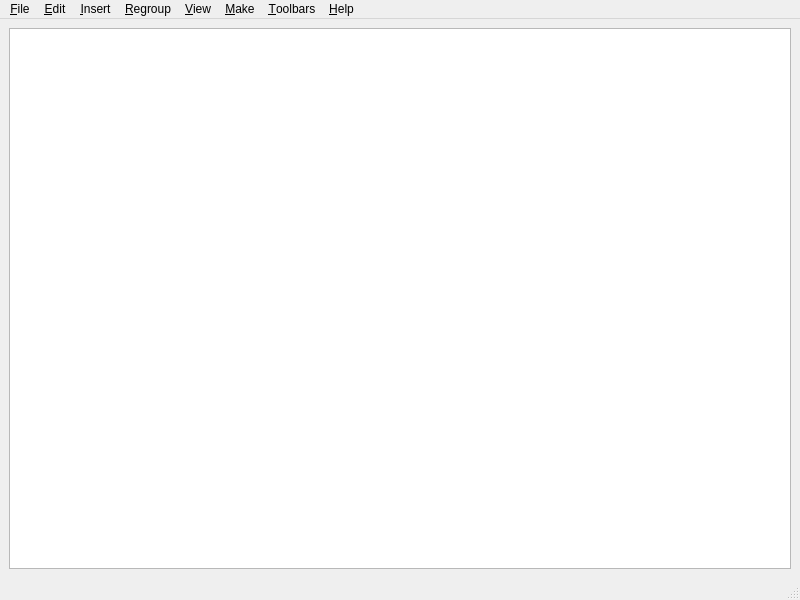
<?xml version="1.0" encoding="UTF-8"?>
<ui version="4.0">
 <class>MainWindow</class>
 <widget class="QMainWindow" name="MainWindow">
  <property name="geometry">
   <rect>
    <x>0</x>
    <y>0</y>
    <width>800</width>
    <height>600</height>
   </rect>
  </property>
  <property name="acceptDrops">
   <bool>true</bool>
  </property>
  <property name="windowTitle">
   <string>PageMaster - Spec Extractor [DEVELOPMENT BUILD]</string>
  </property>
  <widget class="QWidget" name="centralwidget">
   <layout class="QVBoxLayout" name="verticalLayout">
    <item>
     <widget class="QListView" name="documentItemsView">
      <property name="contextMenuPolicy">
       <enum>Qt::ContextMenuPolicy::CustomContextMenu</enum>
      </property>
      <property name="dragEnabled">
       <bool>true</bool>
      </property>
      <property name="dragDropMode">
       <enum>QAbstractItemView::DragDropMode::DragDrop</enum>
      </property>
      <property name="defaultDropAction">
       <enum>Qt::DropAction::MoveAction</enum>
      </property>
      <property name="selectionMode">
       <enum>QAbstractItemView::SelectionMode::ExtendedSelection</enum>
      </property>
      <property name="flow">
       <enum>QListView::Flow::LeftToRight</enum>
      </property>
      <property name="viewMode">
       <enum>QListView::ViewMode::IconMode</enum>
      </property>
      <property name="itemAlignment">
       <set>Qt::AlignmentFlag::AlignCenter</set>
      </property>
     </widget>
    </item>
   </layout>
  </widget>
  <widget class="QMenuBar" name="menubar">
   <property name="geometry">
    <rect>
     <x>0</x>
     <y>0</y>
     <width>800</width>
     <height>22</height>
    </rect>
   </property>
   <widget class="QMenu" name="menuFile">
    <property name="title">
     <string>&amp;File</string>
    </property>
    <addaction name="actionAddDocuments"/>
    <addaction name="actionClear"/>
    <addaction name="actionClose"/>
   </widget>
   <widget class="QMenu" name="menuEdit">
    <property name="title">
     <string>&amp;Edit</string>
    </property>
    <addaction name="actionUndo"/>
    <addaction name="actionRedo"/>
    <addaction name="separator"/>
    <addaction name="actionCloneSelection"/>
    <addaction name="actionRemoveSelection"/>
    <addaction name="actionReplaceSelection"/>
    <addaction name="actionRestoreRemovedItems"/>
    <addaction name="separator"/>
    <addaction name="actionCut"/>
    <addaction name="actionCopy"/>
    <addaction name="actionPaste"/>
    <addaction name="separator"/>
    <addaction name="actionSearchText"/>
    <addaction name="actionBatchSearchText"/>
    <addaction name="actionDiscoverSections"/>
    <addaction name="separator"/>
    <addaction name="actionRotate_Left"/>
    <addaction name="actionRotate_Right"/>
    <addaction name="separator"/>
    <addaction name="actionGroup"/>
    <addaction name="actionUngroup"/>
   </widget>
   <widget class="QMenu" name="menuInsert">
    <property name="title">
     <string>&amp;Insert</string>
    </property>
    <addaction name="actionInsert_PDF"/>
    <addaction name="actionInsert_Image"/>
    <addaction name="actionInsert_Empty_Page"/>
   </widget>
   <widget class="QMenu" name="menuView">
    <property name="title">
     <string>&amp;View</string>
    </property>
    <addaction name="actionSelect_None"/>
    <addaction name="actionSelect_All"/>
    <addaction name="actionSelect_Even"/>
    <addaction name="actionSelect_Odd"/>
    <addaction name="actionSelect_Portrait"/>
    <addaction name="actionSelect_Landscape"/>
    <addaction name="actionInvert_Selection"/>
    <addaction name="separator"/>
    <addaction name="actionZoom_In"/>
    <addaction name="actionZoom_Out"/>
    <addaction name="separator"/>
    <addaction name="actionShow_Document_Title_in_Items"/>
   </widget>
   <widget class="QMenu" name="menuMake">
    <property name="title">
     <string>&amp;Make</string>
    </property>
    <addaction name="actionUnited_Document"/>
    <addaction name="actionSeparate_to_Multiple_Documents"/>
    <addaction name="actionSeparate_to_Multiple_Documents_Grouped"/>
   </widget>
   <widget class="QMenu" name="menuHelp">
    <property name="title">
     <string>&amp;Help</string>
    </property>
    <addaction name="actionGet_Source"/>
    <addaction name="actionBecomeASponsor"/>
    <addaction name="actionAbout"/>
    <addaction name="actionPrepare_Icon_Theme"/>
   </widget>
   <widget class="QMenu" name="menuToolbars">
    <property name="title">
     <string>&amp;Toolbars</string>
    </property>
   </widget>
   <widget class="QMenu" name="menuRegroup">
    <property name="title">
     <string>&amp;Regroup</string>
    </property>
    <addaction name="actionRegroup_Even_Odd"/>
    <addaction name="actionRegroup_by_Page_Pairs"/>
    <addaction name="actionRegroup_by_Outline"/>
    <addaction name="actionRegroup_by_Alternating_Pages"/>
    <addaction name="actionRegroup_by_Alternating_Pages_Reversed_Order"/>
    <addaction name="actionRegroup_Reverse"/>
   </widget>
   <addaction name="menuFile"/>
   <addaction name="menuEdit"/>
   <addaction name="menuInsert"/>
   <addaction name="menuRegroup"/>
   <addaction name="menuView"/>
   <addaction name="menuMake"/>
   <addaction name="menuToolbars"/>
   <addaction name="menuHelp"/>
  </widget>
  <widget class="QStatusBar" name="statusbar"/>
  <action name="actionAddDocuments">
   <property name="icon">
    <iconset resource="resources.qrc">
     <normaloff>:/pdfpagemaster/resources/open.svg</normaloff>:/pdfpagemaster/resources/open.svg</iconset>
   </property>
   <property name="text">
    <string>&amp;Add Documents...</string>
   </property>
   <property name="toolTip">
    <string>Add Documents</string>
   </property>
   <property name="shortcut">
    <string>Ctrl+O</string>
   </property>
  </action>
  <action name="actionClose">
   <property name="icon">
    <iconset resource="resources.qrc">
     <normaloff>:/pdfpagemaster/resources/close.svg</normaloff>:/pdfpagemaster/resources/close.svg</iconset>
   </property>
   <property name="text">
    <string>C&amp;lose</string>
   </property>
   <property name="shortcut">
    <string>Alt+F4</string>
   </property>
  </action>
  <action name="actionCloneSelection">
   <property name="icon">
    <iconset resource="resources.qrc">
     <normaloff>:/pdfpagemaster/resources/clone-selection.svg</normaloff>:/pdfpagemaster/resources/clone-selection.svg</iconset>
   </property>
   <property name="text">
    <string>Clone &amp;Selection</string>
   </property>
   <property name="shortcut">
    <string>Ctrl+L</string>
   </property>
  </action>
  <action name="actionRemoveSelection">
   <property name="icon">
    <iconset resource="resources.qrc">
     <normaloff>:/pdfpagemaster/resources/remove-selection.svg</normaloff>:/pdfpagemaster/resources/remove-selection.svg</iconset>
   </property>
   <property name="text">
    <string>Re&amp;move Selection</string>
   </property>
   <property name="shortcut">
    <string>Del</string>
   </property>
  </action>
  <action name="actionRestoreRemovedItems">
   <property name="icon">
    <iconset resource="resources.qrc">
     <normaloff>:/pdfpagemaster/resources/restore-removed-items.svg</normaloff>:/pdfpagemaster/resources/restore-removed-items.svg</iconset>
   </property>
   <property name="text">
    <string>Restore Removed &amp;Items</string>
   </property>
   <property name="shortcut">
    <string>Ctrl+Shift+R</string>
   </property>
  </action>
  <action name="actionInsert_PDF">
   <property name="icon">
    <iconset resource="resources.qrc">
     <normaloff>:/pdfpagemaster/resources/insert-page-from-pdf.svg</normaloff>:/pdfpagemaster/resources/insert-page-from-pdf.svg</iconset>
   </property>
   <property name="text">
    <string>Insert &amp;PDF</string>
   </property>
   <property name="toolTip">
    <string>Insert PDF</string>
   </property>
   <property name="shortcut">
    <string>Ctrl+I</string>
   </property>
  </action>
  <action name="actionInsert_Image">
   <property name="icon">
    <iconset resource="resources.qrc">
     <normaloff>:/pdfpagemaster/resources/insert-image.svg</normaloff>:/pdfpagemaster/resources/insert-image.svg</iconset>
   </property>
   <property name="text">
    <string>&amp;Insert Image</string>
   </property>
   <property name="shortcut">
    <string>Ctrl+Alt+I</string>
   </property>
  </action>
  <action name="actionInsert_Empty_Page">
   <property name="icon">
    <iconset resource="resources.qrc">
     <normaloff>:/pdfpagemaster/resources/insert-empty-page.svg</normaloff>:/pdfpagemaster/resources/insert-empty-page.svg</iconset>
   </property>
   <property name="text">
    <string>Insert &amp;Empty Page</string>
   </property>
   <property name="shortcut">
    <string>Ctrl+Shift+I</string>
   </property>
  </action>
  <action name="actionCut">
   <property name="icon">
    <iconset resource="resources.qrc">
     <normaloff>:/pdfpagemaster/resources/cut.svg</normaloff>:/pdfpagemaster/resources/cut.svg</iconset>
   </property>
   <property name="text">
    <string>Cu&amp;t</string>
   </property>
   <property name="shortcut">
    <string>Ctrl+X</string>
   </property>
  </action>
  <action name="actionCopy">
   <property name="icon">
    <iconset resource="resources.qrc">
     <normaloff>:/pdfpagemaster/resources/copy.svg</normaloff>:/pdfpagemaster/resources/copy.svg</iconset>
   </property>
   <property name="text">
    <string>&amp;Copy</string>
   </property>
   <property name="shortcut">
    <string>Ctrl+C</string>
   </property>
  </action>
  <action name="actionPaste">
   <property name="icon">
    <iconset resource="resources.qrc">
     <normaloff>:/pdfpagemaster/resources/paste.svg</normaloff>:/pdfpagemaster/resources/paste.svg</iconset>
   </property>
   <property name="text">
    <string>&amp;Paste</string>
   </property>
   <property name="shortcut">
    <string>Ctrl+V</string>
   </property>
  </action>
  <action name="actionSearchText">
   <property name="text">
    <string>&amp;Search...</string>
   </property>
   <property name="shortcut">
    <string>Ctrl+F</string>
   </property>
  </action>
  <action name="actionBatchSearchText">
   <property name="text">
    <string>&amp;Batch Search Spec Sections...</string>
   </property>
   <property name="shortcut">
    <string>Ctrl+Shift+F</string>
   </property>
  </action>
  <action name="actionDiscoverSections">
   <property name="text">
    <string>&amp;Discover Division 23 Sections...</string>
   </property>
   <property name="toolTip">
    <string>Scan loaded PDFs for Division 23 (HVAC) spec sections</string>
   </property>
  </action>
  <action name="actionReplaceSelection">
   <property name="icon">
    <iconset resource="resources.qrc">
     <normaloff>:/pdfpagemaster/resources/replace-selection.svg</normaloff>:/pdfpagemaster/resources/replace-selection.svg</iconset>
   </property>
   <property name="text">
    <string>Repl&amp;ace Selection</string>
   </property>
   <property name="shortcut">
    <string>Ctrl+Alt+R</string>
   </property>
  </action>
  <action name="actionSelect_None">
   <property name="icon">
    <iconset resource="resources.qrc">
     <normaloff>:/pdfpagemaster/resources/select-none.svg</normaloff>:/pdfpagemaster/resources/select-none.svg</iconset>
   </property>
   <property name="text">
    <string>Select &amp;None</string>
   </property>
   <property name="shortcut">
    <string>Ctrl+N</string>
   </property>
  </action>
  <action name="actionSelect_All">
   <property name="icon">
    <iconset resource="resources.qrc">
     <normaloff>:/pdfpagemaster/resources/select-all.svg</normaloff>:/pdfpagemaster/resources/select-all.svg</iconset>
   </property>
   <property name="text">
    <string>Select &amp;All</string>
   </property>
   <property name="shortcut">
    <string>Ctrl+A</string>
   </property>
  </action>
  <action name="actionSelect_Even">
   <property name="icon">
    <iconset resource="resources.qrc">
     <normaloff>:/pdfpagemaster/resources/select-even.svg</normaloff>:/pdfpagemaster/resources/select-even.svg</iconset>
   </property>
   <property name="text">
    <string>Select &amp;Even</string>
   </property>
   <property name="shortcut">
    <string>F9</string>
   </property>
  </action>
  <action name="actionSelect_Odd">
   <property name="icon">
    <iconset resource="resources.qrc">
     <normaloff>:/pdfpagemaster/resources/select-odd.svg</normaloff>:/pdfpagemaster/resources/select-odd.svg</iconset>
   </property>
   <property name="text">
    <string>Select &amp;Odd</string>
   </property>
   <property name="shortcut">
    <string>F10</string>
   </property>
  </action>
  <action name="actionSelect_Portrait">
   <property name="icon">
    <iconset resource="resources.qrc">
     <normaloff>:/pdfpagemaster/resources/select-portrait.svg</normaloff>:/pdfpagemaster/resources/select-portrait.svg</iconset>
   </property>
   <property name="text">
    <string>Select &amp;Portrait</string>
   </property>
   <property name="shortcut">
    <string>F11</string>
   </property>
  </action>
  <action name="actionSelect_Landscape">
   <property name="icon">
    <iconset resource="resources.qrc">
     <normaloff>:/pdfpagemaster/resources/select-landscape.svg</normaloff>:/pdfpagemaster/resources/select-landscape.svg</iconset>
   </property>
   <property name="text">
    <string>Select &amp;Landscape</string>
   </property>
   <property name="shortcut">
    <string>F12</string>
   </property>
  </action>
  <action name="actionRotate_Right">
   <property name="icon">
    <iconset resource="resources.qrc">
     <normaloff>:/pdfpagemaster/resources/rotate-right.svg</normaloff>:/pdfpagemaster/resources/rotate-right.svg</iconset>
   </property>
   <property name="text">
    <string>Rotate &amp;Right</string>
   </property>
   <property name="shortcut">
    <string>F4</string>
   </property>
  </action>
  <action name="actionRotate_Left">
   <property name="icon">
    <iconset resource="resources.qrc">
     <normaloff>:/pdfpagemaster/resources/rotate-left.svg</normaloff>:/pdfpagemaster/resources/rotate-left.svg</iconset>
   </property>
   <property name="text">
    <string>Rotate &amp;Left</string>
   </property>
   <property name="shortcut">
    <string>Shift+F4</string>
   </property>
  </action>
  <action name="actionZoom_In">
   <property name="icon">
    <iconset resource="resources.qrc">
     <normaloff>:/pdfpagemaster/resources/zoom-in.svg</normaloff>:/pdfpagemaster/resources/zoom-in.svg</iconset>
   </property>
   <property name="text">
    <string>&amp;Zoom In</string>
   </property>
   <property name="shortcut">
    <string>Ctrl++</string>
   </property>
  </action>
  <action name="actionZoom_Out">
   <property name="icon">
    <iconset resource="resources.qrc">
     <normaloff>:/pdfpagemaster/resources/zoom-out.svg</normaloff>:/pdfpagemaster/resources/zoom-out.svg</iconset>
   </property>
   <property name="text">
    <string>Zoo&amp;m Out</string>
   </property>
   <property name="shortcut">
    <string>Ctrl+-</string>
   </property>
  </action>
  <action name="actionGet_Source">
   <property name="icon">
    <iconset resource="resources.qrc">
     <normaloff>:/pdfpagemaster/resources/get-source.svg</normaloff>:/pdfpagemaster/resources/get-source.svg</iconset>
   </property>
   <property name="text">
    <string>&amp;Get Source</string>
   </property>
  </action>
  <action name="actionAbout">
   <property name="icon">
    <iconset resource="resources.qrc">
     <normaloff>:/pdfpagemaster/resources/about.svg</normaloff>:/pdfpagemaster/resources/about.svg</iconset>
   </property>
   <property name="text">
    <string>&amp;About...</string>
   </property>
   <property name="shortcut">
    <string>F1</string>
   </property>
  </action>
  <action name="actionUnited_Document">
   <property name="icon">
    <iconset resource="resources.qrc">
     <normaloff>:/pdfpagemaster/resources/make-united-document.svg</normaloff>:/pdfpagemaster/resources/make-united-document.svg</iconset>
   </property>
   <property name="text">
    <string>&amp;United Document...</string>
   </property>
   <property name="shortcut">
    <string>F5</string>
   </property>
  </action>
  <action name="actionSeparate_to_Multiple_Documents">
   <property name="icon">
    <iconset resource="resources.qrc">
     <normaloff>:/pdfpagemaster/resources/make-separated-document.svg</normaloff>:/pdfpagemaster/resources/make-separated-document.svg</iconset>
   </property>
   <property name="text">
    <string>&amp;Separate to Multiple Documents...</string>
   </property>
   <property name="shortcut">
    <string>F6</string>
   </property>
  </action>
  <action name="actionSeparate_to_Multiple_Documents_Grouped">
   <property name="icon">
    <iconset resource="resources.qrc">
     <normaloff>:/pdfpagemaster/resources/make-separated-document-from-groups.svg</normaloff>:/pdfpagemaster/resources/make-separated-document-from-groups.svg</iconset>
   </property>
   <property name="text">
    <string>Separate to Multiple Documents (&amp;Grouped)...</string>
   </property>
   <property name="shortcut">
    <string>F7</string>
   </property>
  </action>
  <action name="actionGroup">
   <property name="icon">
    <iconset resource="resources.qrc">
     <normaloff>:/pdfpagemaster/resources/group.svg</normaloff>:/pdfpagemaster/resources/group.svg</iconset>
   </property>
   <property name="text">
    <string>&amp;Group</string>
   </property>
   <property name="shortcut">
    <string>Ctrl+G</string>
   </property>
  </action>
  <action name="actionUngroup">
   <property name="icon">
    <iconset resource="resources.qrc">
     <normaloff>:/pdfpagemaster/resources/ungroup.svg</normaloff>:/pdfpagemaster/resources/ungroup.svg</iconset>
   </property>
   <property name="text">
    <string>U&amp;ngroup</string>
   </property>
   <property name="shortcut">
    <string>Ctrl+Shift+G</string>
   </property>
  </action>
  <action name="actionClear">
   <property name="icon">
    <iconset resource="resources.qrc">
     <normaloff>:/pdfpagemaster/resources/clear.svg</normaloff>:/pdfpagemaster/resources/clear.svg</iconset>
   </property>
   <property name="text">
    <string>&amp;Clear</string>
   </property>
   <property name="shortcut">
    <string>Ctrl+W</string>
   </property>
  </action>
  <action name="actionRegroup_Even_Odd">
   <property name="icon">
    <iconset resource="resources.qrc">
     <normaloff>:/pdfpagemaster/resources/regroup-even-odd.svg</normaloff>:/pdfpagemaster/resources/regroup-even-odd.svg</iconset>
   </property>
   <property name="text">
    <string>Regroup by &amp;Even/Odd Pages</string>
   </property>
  </action>
  <action name="actionRegroup_Reverse">
   <property name="icon">
    <iconset resource="resources.qrc">
     <normaloff>:/pdfpagemaster/resources/regroup-reverse.svg</normaloff>:/pdfpagemaster/resources/regroup-reverse.svg</iconset>
   </property>
   <property name="text">
    <string>Regroup by Re&amp;verse</string>
   </property>
  </action>
  <action name="actionRegroup_by_Page_Pairs">
   <property name="icon">
    <iconset resource="resources.qrc">
     <normaloff>:/pdfpagemaster/resources/regroup-pairs.svg</normaloff>:/pdfpagemaster/resources/regroup-pairs.svg</iconset>
   </property>
   <property name="text">
    <string>Regroup by &amp;Page Pairs</string>
   </property>
  </action>
  <action name="actionRegroup_by_Outline">
   <property name="icon">
    <iconset resource="resources.qrc">
     <normaloff>:/pdfpagemaster/resources/regroup-outline.svg</normaloff>:/pdfpagemaster/resources/regroup-outline.svg</iconset>
   </property>
   <property name="text">
    <string>Regroup by &amp;Outline</string>
   </property>
  </action>
  <action name="actionRegroup_by_Alternating_Pages">
   <property name="icon">
    <iconset resource="resources.qrc">
     <normaloff>:/pdfpagemaster/resources/regroup-alternating.svg</normaloff>:/pdfpagemaster/resources/regroup-alternating.svg</iconset>
   </property>
   <property name="text">
    <string>Regroup by &amp;Alternating Pages</string>
   </property>
  </action>
  <action name="actionRegroup_by_Alternating_Pages_Reversed_Order">
   <property name="icon">
    <iconset resource="resources.qrc">
     <normaloff>:/pdfpagemaster/resources/regroup-alternating-reversed.svg</normaloff>:/pdfpagemaster/resources/regroup-alternating-reversed.svg</iconset>
   </property>
   <property name="text">
    <string>Regroup by Alternating Pages (&amp;Reversed Order)</string>
   </property>
  </action>
  <action name="actionInvert_Selection">
   <property name="icon">
    <iconset resource="resources.qrc">
     <normaloff>:/pdfpagemaster/resources/invert-selection.svg</normaloff>:/pdfpagemaster/resources/invert-selection.svg</iconset>
   </property>
   <property name="text">
    <string>&amp;Invert Selection</string>
   </property>
  </action>
  <action name="actionUndo">
   <property name="icon">
    <iconset resource="resources.qrc">
     <normaloff>:/pdfpagemaster/resources/undo.svg</normaloff>:/pdfpagemaster/resources/undo.svg</iconset>
   </property>
   <property name="text">
    <string>&amp;Undo</string>
   </property>
   <property name="shortcut">
    <string>Ctrl+Z</string>
   </property>
  </action>
  <action name="actionRedo">
   <property name="icon">
    <iconset resource="resources.qrc">
     <normaloff>:/pdfpagemaster/resources/redo.svg</normaloff>:/pdfpagemaster/resources/redo.svg</iconset>
   </property>
   <property name="text">
    <string>Re&amp;do</string>
   </property>
   <property name="shortcut">
    <string>Ctrl+Y</string>
   </property>
  </action>
  <action name="actionPrepare_Icon_Theme">
   <property name="text">
    <string>&amp;Prepare Icon Theme</string>
   </property>
  </action>
  <action name="actionBecomeASponsor">
   <property name="icon">
    <iconset resource="resources.qrc">
     <normaloff>:/pdfpagemaster/resources/wallet.svg</normaloff>:/pdfpagemaster/resources/wallet.svg</iconset>
   </property>
   <property name="text">
    <string>Become a &amp;Sponsor</string>
   </property>
  </action>
  <action name="actionShow_Document_Title_in_Items">
   <property name="checkable">
    <bool>true</bool>
   </property>
   <property name="text">
    <string>Show Document Title in Items</string>
   </property>
   <property name="menuRole">
    <enum>QAction::MenuRole::NoRole</enum>
   </property>
  </action>
 </widget>
 <resources>
  <include location="resources.qrc"/>
 </resources>
 <connections/>
</ui>
